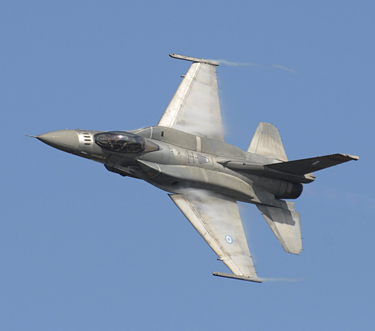
#> input picture images/plane.bmp, 375 x 331 px
$ python corner_detector.py   (older library calls are emulated)
#> lines starting #> are read from the running program, lines starting #| are printed output that depends on the picture; after the words box and inside, x2 and y2 are one past the last pixel; in counts of white or black regions, pixels touching at a corner belong together
# Harris corner detector based on opencv & numpy
# Author: EricBX
# Date: 2020.4

import os
import cv2
import numpy as np
import scipy.ndimage.filters
from skimage.feature import hog

def harris_detector(img, sigma=2, k=0.5, threshold=0.1):
    # 1. input image and convert it to gray image
    img_gray = cv2.cvtColor(img, cv2.COLOR_BGR2GRAY)
    # cv2.imshow('img_gray',img_gray); cv2.waitKey(0);cv2.destroyAllWindows()

    # 2. compute image derivatives
    img_gray = np.asarray(img_gray, dtype=np.double)  # to avoid overflows
    [Ix, Iy] = np.gradient(img_gray)
    # cv2.imshow('Ix',Ix); cv2.imshow('Iy',Iy);cv2.waitKey(0);cv2.destroyAllWindows()

    # 3. compute M components as squares of derivates
    Ixx = Ix**2
    Iyy = Iy**2
    Ixy = Ix*Iy
    # cv2.imshow('Ixx',Ixx); cv2.imshow('Iyy',Iyy);cv2.imshow('Ixy',Ixy);cv2.waitKey(0);cv2.destroyAllWindows()

    # 4. Gaussian filter g() with sigma
    ksize = (sigma*4+1, sigma*4+1)
    GIxx = cv2.GaussianBlur(Ixx, ksize, sigma)
    GIyy = cv2.GaussianBlur(Iyy, ksize, sigma)
    GIxy = cv2.GaussianBlur(Ixy, ksize, sigma)
    # cv2.imshow('GIxx', GIxx);    cv2.imshow('GIyy', GIyy);    cv2.imshow('GIxy', GIxy);
    # cv2.waitKey(0);    cv2.destroyAllWindows()

    # 5. compute cornerness
    C = GIxx * GIyy - GIxy**2 - k * ((GIxx + GIyy)/2)**2

    # 6. threshold on C to pick high cornerness
    corner_threshold = C.max() * threshold

    # 7. non-maxima suppression to pick peaks
    corners_2D = np.zeros(C.shape)
    h = C.shape[0]
    w = C.shape[1]
    for i in range(1, h-2):
        for j in range(1, w-2):
            if C[i, j] > corner_threshold and C[i, j] == np.max(C[i-1:i+2, j-1:j+2]):
                corners_2D[i, j] = 1

    return corners_2D

def harris2list(corners_2D):
    corners_list = np.where(corners_2D==1)
    corners_list = np.vstack((corners_list[0],corners_list[1])).transpose()
    return corners_list

def merge_corners_and_image(img, corners):
    result = np.array(img)
    corners_blob = cv2.dilate(corners, None)
    result[np.where(corners_blob == 1)] = [0, 0, 255]
    return result

def estimate_scale(img, corners_2D, sigma_max):
    # bgr to gray
    img_gray = cv2.cvtColor(img, cv2.COLOR_BGR2GRAY)
    # to save the scale as radius of circle and plot it
    img_harris_scale = np.array(img)
    # get corners list
    corners_list = np.where(corners_2D==1)
    corners_list = np.vstack((corners_list[0],corners_list[1])).transpose()
    # compute the radius r for the patch at corner
    responses = np.zeros(len(corners_list))
    flags = np.zeros(len(corners_list))
    radii = np.zeros(len(corners_list))
    for sigma in range(1,sigma_max):
        # calculate the Laplacian of Gaussian
        LoG = scipy.ndimage.filters.gaussian_laplace(img_gray, sigma)
        for i in range(len(corners_list)):
            x = corners_list[i, 0]
            y = corners_list[i, 1]
            response = LoG[x, y]
            if response > responses[i]:
                responses[i] = response
            elif flags[i]==0:
                flags[i]=1
                radii[i] = sigma
                # print('response of corner [%d] = %d' % (i, sigma))
                cv2.circle(img_harris_scale,(y,x),sigma,[0,0,255])

    return img_harris_scale, radii

def estimate_orientation(img, img_harris_scale, radii, harris_list, k_scale=4):
    # k_scale = 4 # a fixed scale parameter
    img_HoG = np.array(img_harris_scale)
    # img_HoG2 = np.array(img)
    harris_orientations = np.zeros(len(harris_list))
    for k in range(len(harris_list)):
        c = harris_list[k]
        r = int(radii[k]) * k_scale
        patch = img[c[0]-r:c[0]+r+1, c[1]-r:c[1]+r+1]
        pixels = r*2+1
        if patch.shape[0]<pixels or patch.shape[1]<pixels:
            continue
        fd, hog_image = hog(patch, orientations=36, pixels_per_cell=(pixels, pixels), cells_per_block=(1, 1),
                                            visualize=True, multichannel=True)
        # visualization
        hog_image = hog_image * np.max(hog_image)**(-1)
        for i in range(r*2+1):
            for j in range(r*2+1):
                if hog_image[i,j]>(hog_image.max()/2):
                    img_HoG[c[0]-r+i, c[1]-r+j] = [0, hog_image[i,j]*255, 0]
                    harris_orientations[k] = np.arctan2(j-r, i-r)*360/np.pi
    return img_HoG, harris_orientations

if __name__ == '__main__':
    if not os.path.isdir('./results'):
        os.mkdir('./results')

    # prepare different versions of image
    img = cv2.imread('./images/plane.bmp')
#> img is the input picture: shape (331, 375, 3); mean B, G, R 180.2, 145, 119.8
    # translation version
    height, width = img.shape[:2]
#> height = 331; width = 375
    T = np.float32([[1, 0, width/4], [0, 1, height/4]])
#> T = [[1, 0, 93.75], [0, 1, 82.75]]
    img_translation = cv2.warpAffine(img, T, (width, height))
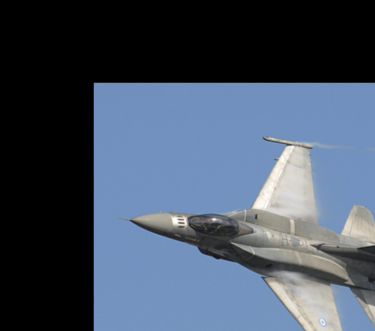
#> img_translation: shape (331, 375, 3); mean B, G, R 98.9, 81.3, 68.8
    # cv2.imwrite('./images/img_translation.png', img_translation)
    # rotation version
    R = cv2.getRotationMatrix2D(center=(width/2, height/2), angle=45, scale=1.0)
    img_rotation = cv2.warpAffine(img, R, (width, height))
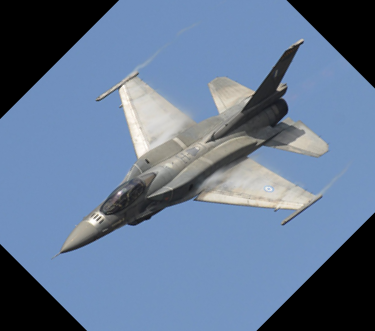
#> img_rotation: shape (331, 375, 3); mean B, G, R 146.6, 119.2, 99.5
    # cv2.imwrite('./images/img_rotation.png', img_rotation)
    # scale version
    img_scale = cv2.resize(img, (int(img.shape[1]*0.5), int(img.shape[0]*0.5)), interpolation=cv2.INTER_AREA)
    # cv2.imwrite('./images/img_scale.png', img_scale)
    # totally
    imgs = [img, img_translation, img_rotation, img_scale]
    imgs_name = ['origin', 'translation', 'rotation', 'scale']

    for i in range(4):
        img = imgs[i]
        cv2.imshow('img', img)
        # test harris corner detector
        harris = harris_detector(img,sigma=4, k=0.5, threshold=0.01)
        harris_list = harris2list(harris)
        print('\n=> totally %d corners detected by harris in img_%s' % (len(harris_list), imgs_name[i]), file=open('./exp4_log.txt', 'a'))
        cv2.imshow('harris', harris)
        cv2.imwrite('./results/harris_%s.png'%imgs_name[i], harris)
        # tmp = merge_corners_and_image(img, harris)
        # cv2.imshow('tmp', tmp)

        # test scale estimation
        img_harris_scale, radii = estimate_scale(img, harris, 20)
        # test orientation estimation
        img_HoG, orientations = estimate_orientation(img, img_harris_scale, radii, harris_list, k_scale=4)
        cv2.imshow('img_with_harris_corners+scales+orientations', img_HoG)
        cv2.imwrite('./results/result_%s.png'%imgs_name[i], img_HoG)

        # showing the list of neighborhoods with corresponding orientations
        print('corner \t radius \t orientation(degree)', file=open('./exp4_log.txt', 'a'))
        for j in range(len(harris_list)):
            print('(%d, %d) \t %d \t %.1f' % (harris_list[j,0], harris_list[j,1], radii[j], orientations[j]), file=open('./exp4_log.txt', 'a'))

        cv2.waitKey(0)
        cv2.destroyAllWindows()
#> this loop made 4 passes
#> pass 1, in harris_detector, `img_gray = cv2.cvtColor(img, cv2.COLOR_BGR2GRAY)`:
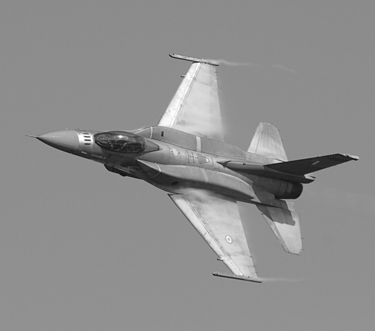
#> img_gray: shape (331, 375); min 14, max 255, mean 141.5
#> pass 1, in harris_detector, `[Ix, Iy] = np.gradient(img_gray)`:
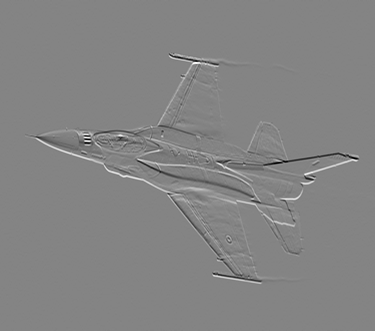
#> Ix: shape (331, 375) float64; min -91.5, max 85, mean 0; drawn with min black and max white
#> pass 1, in harris_detector, `[Ix, Iy] = np.gradient(img_gray)`:
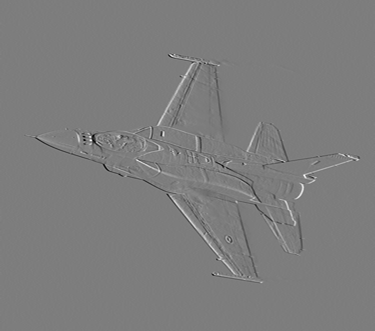
#> Iy: shape (331, 375) float64; min -74, max 76, mean 0; drawn with min black and max white
#> after the loop:
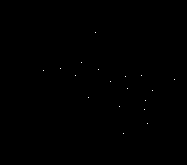
#> harris: shape (165, 187) float64; values 0 (black) and 1 (white), 0.06% white in thin lines or dots, all inside (x1, y1, x2, y2) = (43, 32, 175, 134)

    # [22 lines of commented-out code are left out]

$ run again, with images/cat.bmp copied over images/plane.bmp
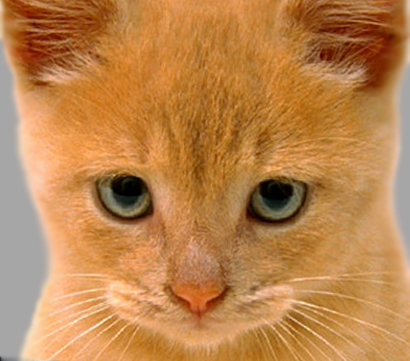
#> input picture images/cat.bmp, 410 x 361 px
#> img is the input picture: shape (361, 410, 3); mean B, G, R 77.1, 132.5, 188.3
#> the loop `for i in range(4):` made 4 passes
#> pass 1, in harris_detector, `img_gray = cv2.cvtColor(img, cv2.COLOR_BGR2GRAY)`:
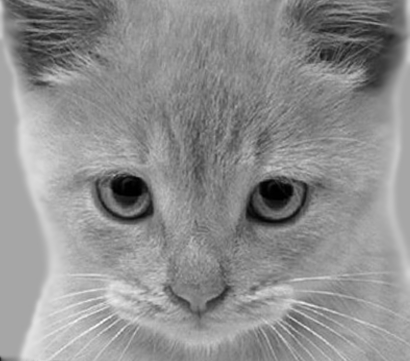
#> img_gray: shape (361, 410); min 0, max 252, mean 142.9
#> pass 1, in harris_detector, `[Ix, Iy] = np.gradient(img_gray)`:
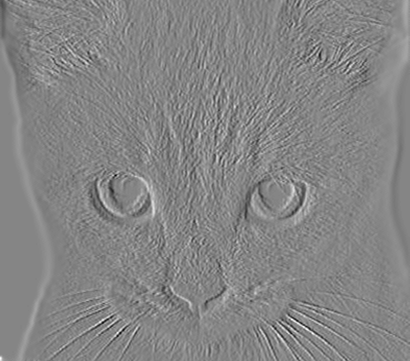
#> Iy: shape (361, 410) float64; min -52.5, max 48, mean 0; drawn with min black and max white

$ run again, with images/dog.bmp copied over images/plane.bmp
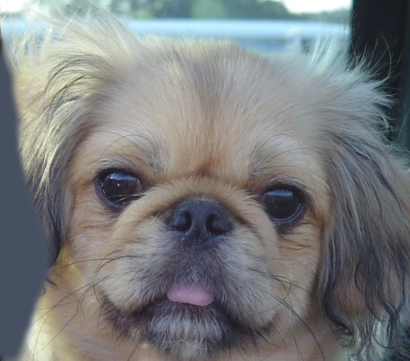
#> input picture images/dog.bmp, 410 x 361 px
#> img is the input picture: shape (361, 410, 3); mean B, G, R 125, 124.5, 121.2
#> `img_rotation = cv2.warpAffine(img, R, (width, height))`:
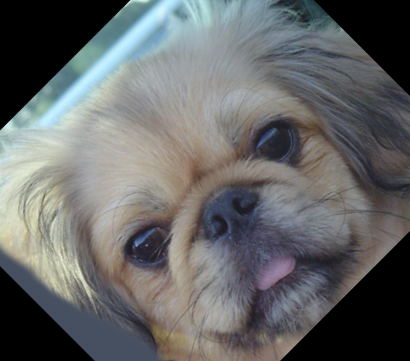
#> img_rotation: shape (361, 410, 3); mean B, G, R 103.5, 103.1, 101.6
#> the loop `for i in range(4):` made 4 passes
#> pass 1, in harris_detector, `[Ix, Iy] = np.gradient(img_gray)`:
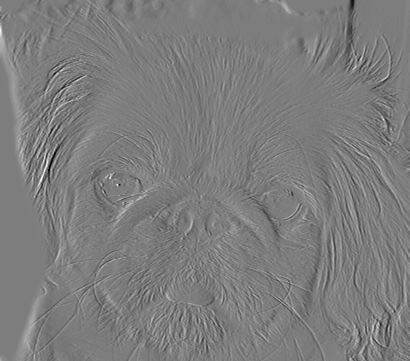
#> Iy: shape (361, 410) float64; min -59, max 61, mean -0.1; drawn with min black and max white
